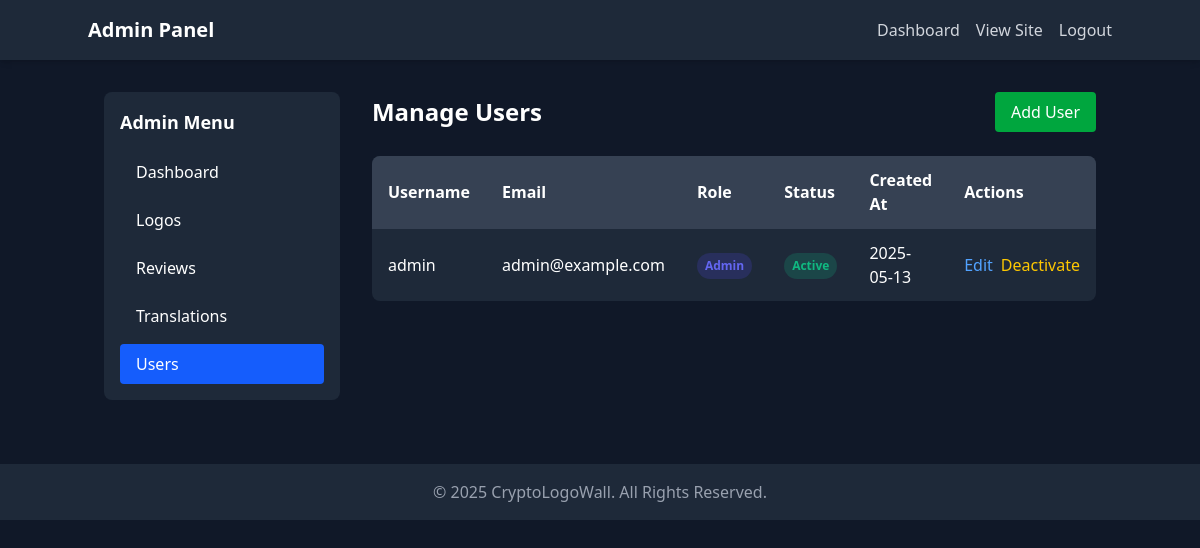
The page /admin/users.php (signed in) on the database its author committed.
### tables this page shows
CREATE TABLE IF NOT EXISTS users (
    id INT AUTO_INCREMENT PRIMARY KEY,
    username VARCHAR(50) NOT NULL UNIQUE,
    password VARCHAR(255) NOT NULL,
    email VARCHAR(100) NOT NULL UNIQUE,
    role ENUM('admin', 'moderator') NOT NULL DEFAULT 'moderator',
    created_at TIMESTAMP DEFAULT CURRENT_TIMESTAMP,
    last_login TIMESTAMP NULL,
    is_active TINYINT(1) NOT NULL DEFAULT 1,
    login_attempts INT NOT NULL DEFAULT 0,
    reset_token VARCHAR(255) NULL,
    reset_expires TIMESTAMP NULL
);

### includes/db.php (called while the page is built, shortened)
<?php
class Database {
    private $pdo;
    private $options = [
        PDO::ATTR_ERRMODE            => PDO::ERRMODE_EXCEPTION,
        PDO::ATTR_DEFAULT_FETCH_MODE => PDO::FETCH_ASSOC,
        PDO::ATTR_EMULATE_PREPARES   => false,
    ];
    public function __construct() {
        $this->host = DB_HOST;
        $this->db_name = DB_NAME;
        $this->username = DB_USER;
        $this->password = DB_PASS;
        $this->charset = DB_CHARSET;
        $dsn = "mysql:host={$this->host};dbname={$this->db_name};charset={$this->charset}";
        try {
            $this->pdo = new PDO($dsn, $this->username, $this->password, $this->options);
        } catch (PDOException $e) {
            if (DEV_MODE) {
                die("Connection failed: " . $e->getMessage());
            } else {
                error_log("DB Connection Error: " . $e->getMessage());
                die("Database connection error. Please contact administrator.");
            }
        }
    }
    public function query($sql, $params = []) {
        try {
            $stmt = $this->pdo->prepare($sql);
            $stmt->execute($params);
            return $stmt;
        } catch (PDOException $e) {
            if (DEV_MODE) {
                die("Query failed: " . $e->getMessage() . " in query: " . $sql);
            } else {
                error_log("Query Error: " . $e->getMessage() . " SQL: " . $sql);
                die("Database query error. Please contact administrator.");
            }
        }
    }
    public function fetchAll($sql, $params = []) {
        $result = $this->query($sql, $params);
        return $result->fetchAll();
    }
}
$db = new Database();

### includes/lang.php (called while the page is built, shortened)
<?php
class Lang {
    private $db;
    private $currentLang;
    private $translations = [];
    private $availableLanguages = [];
    public function __construct($db) {
        $this->db = $db;
        $this->availableLanguages = AVAILABLE_LANGUAGES;
        $this->init();
    }
    private function init() {
        if (isset($_SESSION['user_lang']) && in_array($_SESSION['user_lang'], $this->availableLanguages)) {
            $this->currentLang = $_SESSION['user_lang'];
        } elseif (isset($_COOKIE['user_lang']) && in_array($_COOKIE['user_lang'], $this->availableLanguages)) {
            $this->currentLang = $_COOKIE['user_lang'];
        } else {
            $this->currentLang = $this->detectLanguage();
            $_SESSION['user_lang'] = $this->currentLang;
            setcookie('user_lang', $this->currentLang, time() + (86400 * 30), '/');
        }
        $this->loadTranslations();
    }
    private function loadTranslations() {
        $sql = "SELECT translation_key, translation_value FROM translations WHERE lang_code = ?";
        $translations = $this->db->fetchAll($sql, [$this->currentLang]);
        foreach ($translations as $translation) {
            $this->translations[$translation['translation_key']] = $translation['translation_value'];
        }
    }
    public function get($key, $default = null) {
        if (isset($this->translations[$key])) {
            return $this->translations[$key];
        }
        return $default !== null ? $default : $key;
    }
    public function getCurrentLanguage() {
        return $this->currentLang;
    }
}
$lang = new Lang($db);
function __($key, $default = null) {
    global $lang;
    return $lang->get($key, $default);
}

### admin/users.php (the view, shortened to what this page needs)
<?php
require_once '../includes/db.php';
require_once '../includes/lang.php';
require_once '../includes/security.php';
$action = isset($_GET['action']) ? $_GET['action'] : 'list';
$message = '';
$messageType = '';
if ($action === 'list') {
    $users = $db->fetchAll(
        "SELECT * FROM users ORDER BY username ASC"
    );
}
?>
<!DOCTYPE html>
<html lang="<?php echo $lang->getCurrentLanguage(); ?>">
<head>
    <script src="https://cdn.jsdelivr.net/npm/@tailwindcss/browser@4"></script>
</head>
<body class="bg-gray-900 text-white min-h-screen">
    <header class="bg-gray-800 py-4 px-6 shadow-md">
        <div class="container mx-auto flex justify-between items-center">
            <h1 class="text-xl font-bold"><?php echo __('admin_panel', 'Admin Panel'); ?></h1>
            <nav>
                <ul class="flex space-x-4">
                    <li><a href="index.php" class="text-gray-300 hover:text-white"><?php echo __('dashboard', 'Dashboard'); ?></a></li>
                    <li><a href="../index.php" class="text-gray-300 hover:text-white"><?php echo __('view_site', 'View Site'); ?></a></li>
                    <li><a href="logout.php" class="text-gray-300 hover:text-white"><?php echo __('logout', 'Logout'); ?></a></li>
                </ul>
            </nav>
        </div>
    </header>
    <div class="container mx-auto py-8 px-4">
        <div class="flex flex-col md:flex-row gap-8">
            <div class="w-full md:w-1/4">
                <div class="bg-gray-800 rounded-lg p-4">
                    <h2 class="text-lg font-semibold mb-4"><?php echo __('admin_menu', 'Admin Menu'); ?></h2>
                    <nav>
                        <ul class="space-y-2">
                            <li>
                                <a href="index.php" class="block px-4 py-2 rounded hover:bg-gray-700">
                                    <?php echo __('dashboard', 'Dashboard'); ?>
                                </a>
                            </li>
                            <li>
                                <a href="logos.php" class="block px-4 py-2 rounded hover:bg-gray-700">
                                    <?php echo __('logos', 'Logos'); ?>
                                </a>
                            </li>
                            <li>
                                <a href="reviews.php" class="block px-4 py-2 rounded hover:bg-gray-700">
                                    <?php echo __('reviews', 'Reviews'); ?>
                                </a>
                            </li>
                            <li>
                                <a href="translations.php" class="block px-4 py-2 rounded hover:bg-gray-700">
                                    <?php echo __('translations', 'Translations'); ?>
                                </a>
                            </li>
                            <li>
                                <a href="users.php" class="block px-4 py-2 rounded bg-blue-600 text-white">
                                    <?php echo __('users', 'Users'); ?>
                                </a>
                            </li>
                        </ul>
                    </nav>
                </div>
            </div>
            <div class="w-full md:w-3/4">
                <?php if ($action === 'add'): ?>
                    <div class="flex justify-between items-center mb-6">
                        <h2 class="text-2xl font-bold"><?php echo __('add_user', 'Add User'); ?></h2>
                        <a href="users.php" class="px-4 py-2 bg-gray-700 hover:bg-gray-600 rounded">
                            <?php echo __('back_to_list', 'Back to List'); ?>
                        </a>
                    </div>
                    <?php if ($message): ?>
                    <div class="alert alert-<?php echo $messageType; ?>">
                        <?php echo $message; ?>
                    </div>
                    <?php endif; ?>
                    <div class="bg-gray-800 rounded-lg p-6">
                        <form action="users.php?action=add" method="post">
                            <input type="hidden" name="csrf_token" value="<?php echo $security->generateCSRFToken(); ?>">
                            <div class="grid grid-cols-1 md:grid-cols-2 gap-6">
                                <div>
                                    <label for="username" class="block mb-2"><?php echo __('username', 'Username'); ?> <span class="text-red-500">*</span></label>
                                    <input type="text" id="username" name="username" value="<?php echo htmlspecialchars($username ?? ''); ?>" class="form-input" required>
                                </div>
                                <div>
                                    <label for="email" class="block mb-2"><?php echo __('email', 'Email'); ?> <span class="text-red-500">*</span></label>
                                    <input type="email" id="email" name="email" value="<?php echo htmlspecialchars($email ?? ''); ?>" class="form-input" required>
                                </div>
                                <div>
                                    <label for="password" class="block mb-2"><?php echo __('password', 'Password'); ?> <span class="text-red-500">*</span></label>
                                    <input type="password" id="password" name="password" class="form-input" required>
                                </div>
                                <div>
                                    <label for="confirm_password" class="block mb-2"><?php echo __('confirm_password', 'Confirm Password'); ?> <span class="text-red-500">*</span></label>
                                    <input type="password" id="confirm_password" name="confirm_password" class="form-input" required>
                                </div>
                                <div>
                                    <label for="role" class="block mb-2"><?php echo __('role', 'Role'); ?></label>
                                    <select id="role" name="role" class="form-input">
                                        <option value="moderator" <?php echo isset($role) && $role === 'moderator' ? 'selected' : ''; ?>><?php echo __('moderator', 'Moderator'); ?></option>
                                        <option value="admin" <?php echo isset($role) && $role === 'admin' ? 'selected' : ''; ?>><?php echo __('admin', 'Administrator'); ?></option>
                                    </select>
                                </div>
                                <div class="flex items-center">
                                    <label class="flex items-center mt-6">
                                        <input type="checkbox" name="is_active" value="1" class="mr-2" <?php echo !isset($isActive) || $isActive ? 'checked' : ''; ?>>
                                        <?php echo __('active', 'Active'); ?>
                                    </label>
                                </div>
                            </div>
                            <div class="mt-6">
                                <button type="submit" class="px-4 py-2 bg-blue-600 hover:bg-blue-500 rounded">
                                    <?php echo __('add_user', 'Add User'); ?>
                                </button>
                            </div>
                        </form>
                    </div>
                <?php else: ?>
                    <div class="flex justify-between items-center mb-6">
                        <h2 class="text-2xl font-bold"><?php echo __('manage_users', 'Manage Users'); ?></h2>
                        <a href="users.php?action=add" class="px-4 py-2 bg-green-600 hover:bg-green-500 rounded">
                            <?php echo __('add_user', 'Add User'); ?>
                        </a>
                    </div>
                    <div class="bg-gray-800 rounded-lg overflow-hidden">
                        <?php if (count($users) > 0): ?>
                        <div class="overflow-x-auto">
                            <table class="w-full">
                                <thead>
                                    <tr class="bg-gray-700">
                                        <th class="px-4 py-3 text-left"><?php echo __('username', 'Username'); ?></th>
                                        <th class="px-4 py-3 text-left"><?php echo __('email', 'Email'); ?></th>
                                        <th class="px-4 py-3 text-left"><?php echo __('role', 'Role'); ?></th>
                                        <th class="px-4 py-3 text-left"><?php echo __('status', 'Status'); ?></th>
                                        <th class="px-4 py-3 text-left"><?php echo __('created_at', 'Created At'); ?></th>
                                        <th class="px-4 py-3 text-left"><?php echo __('actions', 'Actions'); ?></th>
                                    </tr>
                                </thead>
                                <tbody>
                                    <?php foreach ($users as $user): ?>
                                    <tr class="border-t border-gray-700 hover:bg-gray-750">
                                        <td class="px-4 py-3"><?php echo htmlspecialchars($user['username']); ?></td>
                                        <td class="px-4 py-3"><?php echo htmlspecialchars($user['email']); ?></td>
                                        <td class="px-4 py-3">
                                            <span class="role-badge role-<?php echo $user['role']; ?>">
                                                <?php echo __($user['role'], ucfirst($user['role'])); ?>
                                            </span>
                                        </td>
                                        <td class="px-4 py-3">
                                            <span class="status-badge status-<?php echo $user['is_active'] ? 'active' : 'inactive'; ?>">
                                                <?php echo $user['is_active'] ? __('active', 'Active') : __('inactive', 'Inactive'); ?>
                                            </span>
                                        </td>
                                        <td class="px-4 py-3"><?php echo date('Y-m-d', strtotime($user['created_at'])); ?></td>
                                        <td class="px-4 py-3">
                                            <div class="flex space-x-2">
                                                <a href="users.php?action=edit&id=<?php echo $user['id']; ?>" class="text-blue-400 hover:text-blue-300">
                                                    <?php echo __('edit', 'Edit'); ?>
                                                </a>
                                                <a href="users.php?action=toggle&id=<?php echo $user['id']; ?>" class="text-yellow-400 hover:text-yellow-300">
                                                    <?php echo $user['is_active'] ? __('deactivate', 'Deactivate') : __('activate', 'Activate'); ?>
                                                </a>
                                            </div>
                                        </td>
                                    </tr>
                                    <?php endforeach; ?>
                                </tbody>
                            </table>
                        </div>
                        <?php else: ?>
                        <div class="p-6 text-center">
                            <p><?php echo __('no_users', 'No users found.'); ?></p>
                        </div>
                        <?php endif; ?>
                    </div>
                <?php endif; ?>
            </div>
        </div>
    </div>
    <footer class="bg-gray-800 py-4 px-6 mt-8">
        <div class="container mx-auto text-center text-gray-400">
            <p>&copy; <?php echo date('Y'); ?> <?php echo __('site_name', 'CryptoLogoWall'); ?>. <?php echo __('all_rights', 'All Rights Reserved'); ?>.</p>
        </div>
    </footer>
</body>
</html>

### admin/users.php (style rules this page uses)
.status-badge { display: inline-block; padding: 0.25rem 0.5rem; border-radius: 9999px; font-size: 0.75rem; font-weight: 600; }
.status-active { background-color: rgba(16, 185, 129, 0.2); color: #10b981; }
.role-badge { display: inline-block; padding: 0.25rem 0.5rem; border-radius: 9999px; font-size: 0.75rem; font-weight: 600; }
.role-admin { background-color: rgba(79, 70, 229, 0.2); color: #6366f1; }

### rows shown on the page
users: username "admin", email "admin@example.com", role "Admin", created_at "2025-05-13"

### other values the page prints
__('admin_panel', 'Admin Panel') "Admin Panel"
__('dashboard', 'Dashboard') "Dashboard"
__('view_site', 'View Site') "View Site"
__('logout', 'Logout') "Logout"
__('admin_menu', 'Admin Menu') "Admin Menu"
__('logos', 'Logos') "Logos"
__('reviews', 'Reviews') "Reviews"
__('translations', 'Translations') "Translations"
__('users', 'Users') "Users"
__('manage_users', 'Manage Users') "Manage Users"
__('add_user', 'Add User') "Add User"
__('username', 'Username') "Username"
__('email', 'Email') "Email"
__('role', 'Role') "Role"
__('status', 'Status') "Status"
